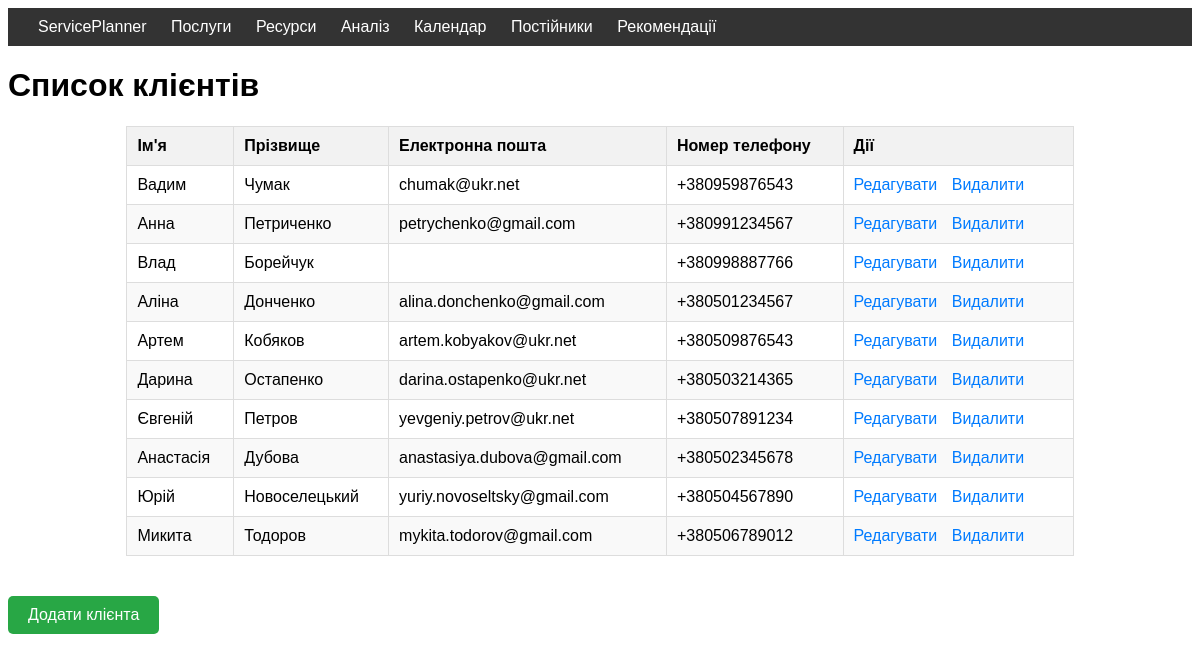
Screenshot of /customer/ with the database file from the repository.
### ServicePlanner/models.py (models this page shows, shortened)
class Customer(models.Model):
    first_name = models.CharField(max_length=100)
    last_name = models.CharField(max_length=100, default='', blank=True)
    email = models.EmailField(blank=True)
    phone_number = models.CharField(max_length=15, blank=True)

### ServicePlanner/views.py (the view)
# urls.py: path('customer/', customer_list, name='customer_list'),
def customer_list(request):
    customers = Customer.objects.all()
    return render(request, 'ServicePlanner/customer_list.html', {'customers': customers})

### ServicePlanner/context_processors.py (called while the page is built)
def current_date(request):
    my_current_date = datetime.now().date()
    day_of_week = format_datetime(my_current_date, 'EEEE', locale='uk_UA')
    date_string = my_current_date.strftime('%Y-%m-%d')
    return {
        'my_current_date': my_current_date,
        'day_of_week': day_of_week,
        'date_string': date_string
    }

def display_notifications(request):
    notifications = Notification.objects.all().order_by('-created_at')
    return {'notifications': notifications}

### templates/ServicePlanner/customer_list.html (shortened to what this page needs)
{% extends 'ServicePlanner/base.html' %}
{% block content %}
<!DOCTYPE html>
<html lang="ua">
<head>
</head>
<body>
    <h1>Список клієнтів</h1>
    <table class="customer-list">
        <thead>
            <tr>
                <th>Ім'я</th>
                <th>Прізвище</th>
                <th>Електронна пошта</th>
                <th>Номер телефону</th>
                <th>Дії</th>
            </tr>
        </thead>
        <tbody>
            {% for customer in customers %}
            <tr>
                <td>{{ customer.first_name }}</td>
                <td>{{ customer.last_name }}</td>
                <td>{{ customer.email }}</td>
                <td>{{ customer.phone_number }}</td>
                <td class="customer-actions">
                    <a href="{% url 'customer_edit' customer.id %}">Редагувати</a>
                    <a href="{% url 'delete_customer' customer.id %}">Видалити</a>
                </td>
            </tr>
            {% endfor %}
        </tbody>
    </table>
    <a class="add-customer" href="{% url 'add_customer' %}">Додати клієнта</a>
{% endblock %}

### templates/ServicePlanner/customer_list.html (style rules this page uses)
body { font-family: Arial, sans-serif; }
.customer-list { margin: 20px auto; width: 80%; border-collapse: collapse; }
.customer-list th, .customer-list td { border: 1px solid #ddd; padding: 10px; text-align: left; }
.customer-list th { background-color: #f2f2f2; }
.customer-list tr:nth-child(even) { background-color: #f9f9f9; }
.customer-actions a { margin-right: 10px; text-decoration: none; color: #007BFF; }
.add-customer { display: inline-block; margin: 20px 0; padding: 10px 20px; background-color: #28a745; color: white; text-decoration: none; border-radius: 5px; }

### rows the page displays
Customer: first_name "Вадим", last_name "Чумак", email "chumak@ukr.net", phone_number "+380959876543"
Customer: first_name "Анна", last_name "Петриченко", email "petrychenko@gmail.com", phone_number "+380991234567"
Customer: first_name "Влад", last_name "Борейчук", phone_number "+380998887766"
Customer: first_name "Аліна", last_name "Донченко", email "alina.donchenko@gmail.com", phone_number "+380501234567"
Customer: first_name "Артем", last_name "Кобяков", email "artem.kobyakov@ukr.net", phone_number "+380509876543"
Customer: first_name "Дарина", last_name "Остапенко", email "darina.ostapenko@ukr.net", phone_number "+380503214365"
Customer: first_name "Євгеній", last_name "Петров", email "yevgeniy.petrov@ukr.net", phone_number "+380507891234"
Customer: first_name "Анастасія", last_name "Дубова", email "anastasiya.dubova@gmail.com", phone_number "+380502345678"
Customer: first_name "Юрій", last_name "Новоселецький", email "yuriy.novoseltsky@gmail.com", phone_number "+380504567890"
Customer: first_name "Микита", last_name "Тодоров", email "mykita.todorov@gmail.com", phone_number "+380506789012"
